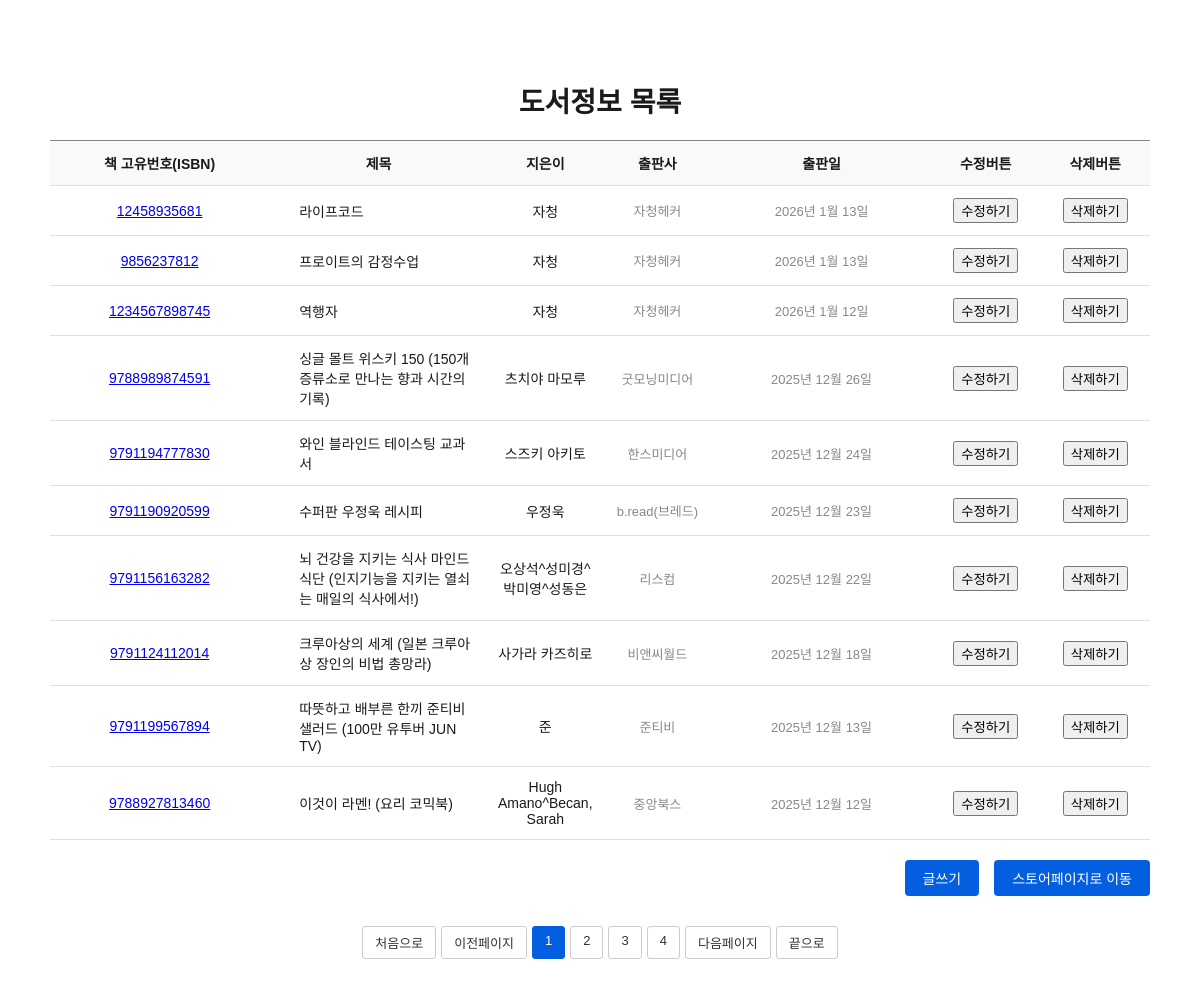
Before: /Book_Manage/blist/ with the older database file.
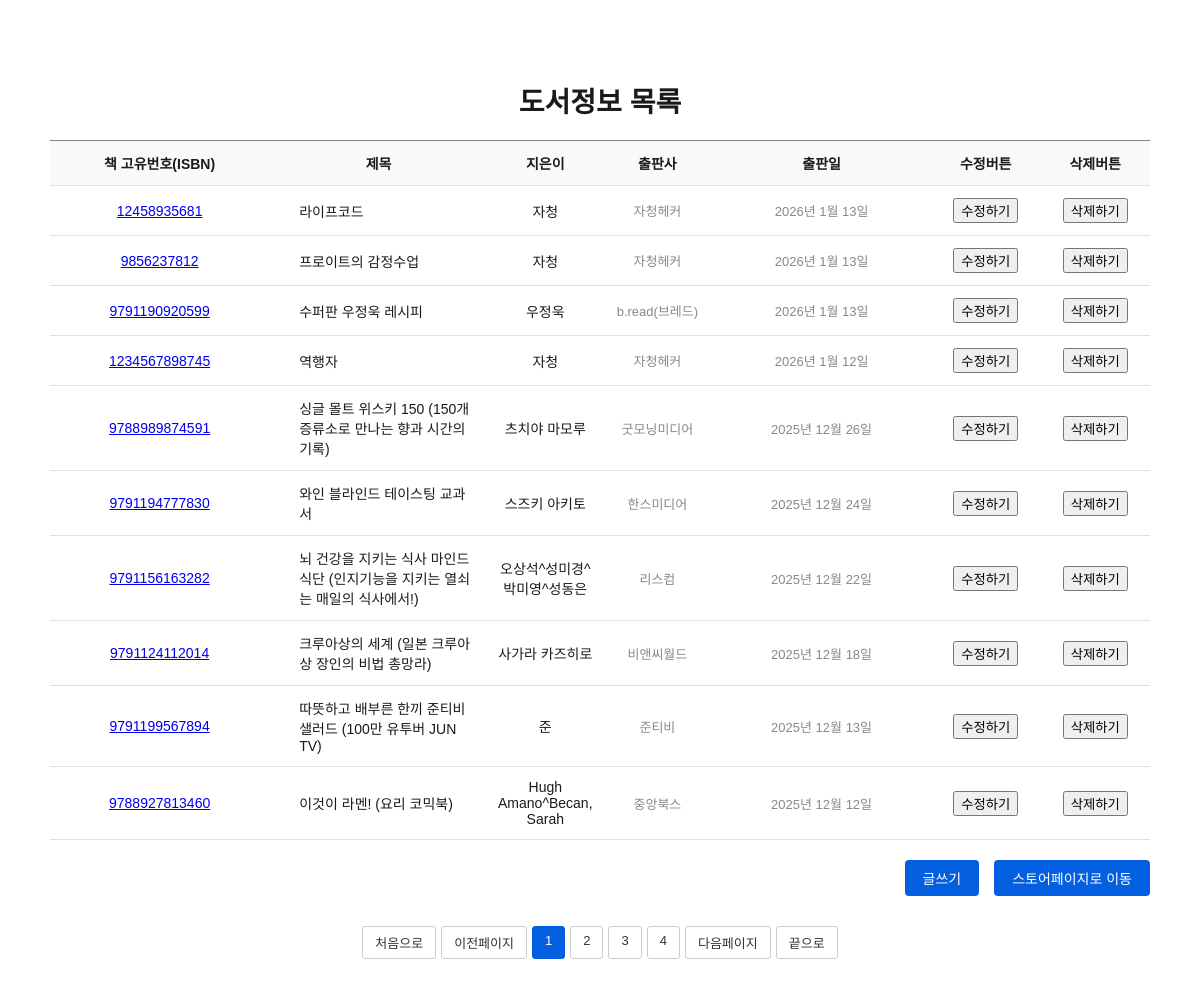
After: the same page with the newer database file.
### store/models.py (models this page shows, shortened)
class Book(models.Model):
    bisbn = models.CharField(primary_key=True, max_length=50, verbose_name="ISBN")
    btitle = models.CharField(max_length=200, verbose_name="책 제목")
    bauthor = models.CharField(max_length=100, verbose_name="저자")
    bpublisher = models.CharField(max_length=100, verbose_name="출판사")
    bpubdate= models.DateField(verbose_name="출판일", null=True, blank=True)
    bprice = models.IntegerField(verbose_name="가격", null=True, blank=True)
    bimage = models.URLField(verbose_name="이미지", null=True, blank=True)
    bdescription = models.TextField(verbose_name="책 소개", null=True, blank=True)
    bhit = models.IntegerField(default=0, verbose_name="조회수")
    bcreated_at = models.DateTimeField(auto_now_add=True)

### Book_Manage/views.py (the view)
# urls.py: path('blist/', views.blist, name='blist'),
def blist(request):
    qs = Book.objects.all().order_by('-bpubdate','-bcreated_at')
    paginator = Paginator(qs,10)  # 101 -> 11
    page = int(request.GET.get('page',1))
    list_qs = paginator.get_page(page) # 1page -> 게시글 10개를 전달
    context = {'list':list_qs,'page':page}
    return render(request,'Book_Manage/blist.html',context)

### Book_Manage/templates/Book_manage/blist.html (shortened to what this page needs)
<!DOCTYPE html>
<html lang="ko">
<head>
</head>
<body>
  <div class="board-container">
        <div class="board-title">도서정보 목록</div>
        <table class="board-table">
        <colgroup>
            <col width='20%'>
            <col width='20%'>
            <col width='10%'>
            <col width='10%'>
            <col width='20%'>
            <col width='10%'>
            <col width='10%'>
        </colgroup>
        <thead>
            <tr>
                <th>책 고유번호(ISBN)</th>
                <th>제목</th>
                <th>지은이</th>
                <th>출판사</th>
                <th>출판일</th>
                <th>수정버튼</th>
                <th>삭제버튼</th>
            </tr>
        </thead>
        <tbody>
            {% if list %}
            {% for b in list  %}
            <tr>
                <td><a href="/Book_Manage/bview/{{b.bisbn}}/">{{b.bisbn}}</a></td>
                <td class="title"><a href="/Book_Manage/bview/{{b.bisbn}}/">{{b.btitle}}</a></td>
                <td>{{b.bauthor}}</td>
                <td class="date">{{b.bpublisher}}</td>
                <td class="views">{{b.bpubdate}}</td>
                <td>
                    <button type="button" onclick="location.href='/Book_Manage/bupdate/{{b.bisbn}}/'">수정하기</button>
                </td>
                <td>
                    <button type="button" onclick="deleteBook('{{b.bisbn}}')">삭제하기</button>
                </td>
            </tr>
            {% endfor %}
            {% else %}
            <tr>
                <td colspan='6'>데이터가 없습니다.</td>
            </tr>
            {% endif %}
        </tbody>
        </table>
        <div class="write-box">
        <a href="/Book_Manage/bwrite/" class="write-btn">글쓰기</a>
        <a href="/store/slist/" class="slist-btn">스토어페이지로 이동</a>
        </div>
        <div class="board-footer" >
            <div class="pagination">
                {% if list.has_previous  %}
                <a href="/Book_Manage/blist/?page=1">처음으로</a>
                <a href="/Book_Manage/blist/?page={{list.previous_page_number}}">이전페이지</a>
                {% else %}
                <a>처음으로</a>
                <a>이전페이지</a>
                {% endif %}
                {% for p in list.paginator.page_range  %}
                {% if p >= list.number|add:'-3' and p <= list.number|add:'3' %}
                    {% if p == list.number %}
                        <a class="active">{{p}}</a>
                    {% else %}
                        <a href="/Book_Manage/blist/?page={{p}}">{{p}}</a>
                    {% endif %}
                {% endif %}
                {% endfor %}
                {% if list.has_next  %}
                <a href="/Book_Manage/blist/?page={{list.next_page_number}}">다음페이지</a>
                <a href="/Book_Manage/blist/?page={{list.paginator.num_pages}}">끝으로</a>
                {% else %}
                <a>다음페이지</a>
                <a>끝으로</a>
                {% endif %}
            </div>
        </div>
    </div>
</body>
</html>

Changed rows visible on the page:
changed Book "수퍼판 우정욱 레시피": bpubdate "2025년 12월 23일" → "2026년 1월 13일"; moves up the list
